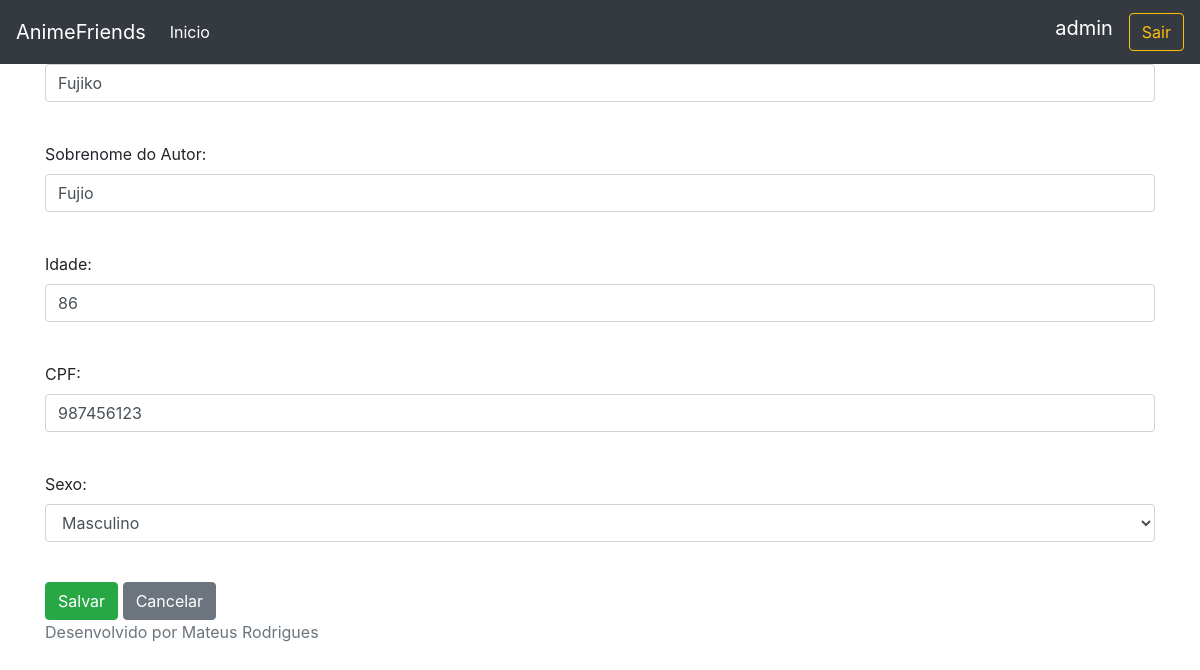
The app's page /autor/editar/3/ (signed in) with its own data.
### api/models.py (models this page shows, shortened)
class Autor(models.Model):
    nome= models.CharField(max_length=255)
    sobrenome= models.CharField(max_length=255)
    idade= models.IntegerField()
    sexo= models.CharField(max_length=10)
    cpf= models.CharField(max_length=15)
    class Meta:
        ordering= ['nome','sobrenome']
        verbose_name= 'autor'

### api/views.py (the view)
# urls.py: path('autor/editar/<int:id>/',editarAutor,name='editar_autor'),
@login_required
def editarAutor(request,id):
    autor= Autor.objects.get(pk=id)
    return render(request,'adicionarAutor.html',context={'autor':autor})

### api/templates/adicionarAutor.html (shortened to what this page needs)
{% extends 'base.html' %}
{% block conteudo %}
<mat-card>
    <mat-card-header><h5 class="text-center">Dados do Autor</h5></mat-card-header>
</mat-card>
<form action="/autor/salvar" method="post">
    <div class='form-group'>
        <label>Nome do Autor:</label>
        <input  class ='form-control' id = 'nome' name='nome' type="text" placeholder="Nome:" value='{{autor.nome}}' required></input>
    </div>
    <br/>
    <div class='form-group'>
        <label>Sobrenome do Autor:</label>
        <input  class ='form-control' id = 'sobrenome' name='sobrenome' type="text" placeholder="Sobrenome:" value='{{autor.sobrenome}}' required></input>
    </div>
    <br/>
    <div class='form-group'>
        <label>Idade:</label>
        <input  class ='form-control' id = 'idade' name='idade' type="text" placeholder="Idade:" value='{{autor.idade}}' required></input>
    </div>
    <br/>
    <div class='form-group'>
        <label>CPF:</label>
        <input  class ='form-control' id = 'cpf' name='cpf' type="text" placeholder="Sem pontos e hifens" value='{{autor.cpf}}' required></input>
    </div>
    <br/>
    <div class='form-group'>
        <label for="sexo">Sexo:</label>
        <select class= 'form-control' id = 'sexo' name='sexo' placeholder="Sexo:" value='{{autor.sexo}}'>
            <option value="Masculino">Masculino</option>
        </select>
    </div>
    <br/>
    <button type="submit" class="btn btn-success" role="button">Salvar</button>
    <a href="/autor" class="btn btn-secondary"> Cancelar</a>
</form>
{% endblock %}

### api/templates/base.html (shortened to what this page needs)
<!doctype html>
<html lang="pt">
  <head>
    <link rel="stylesheet" href="https://maxcdn.bootstrapcdn.com/bootstrap/4.0.0/css/bootstrap.min.css">
    <link rel="stylesheet" href="https://getbootstrap.com/docs/4.0/examples/sticky-footer-navbar/sticky-footer-navbar.css" />
  </head>
  <body>
    <header>
      <nav class="navbar navbar-expand-md navbar-dark fixed-top bg-dark">
        <a class="navbar-brand" href="#">
          AnimeFriends
        </a>
        <div class="collapse navbar-collapse" id="navbarCollapse">
          <ul class="navbar-nav mr-auto">
            <li class="nav-item">
              <a class="nav-link" href="/index"><font color='#fff'>Inicio</font></a>
            </li>
            </ul>
            <label class="navbar-brand">{{request.user}}</label>
	          <a class="btn btn-outline-warning my-2 my-sm-0" href="/">Sair</a>
        </div>
      </nav>
    </header>
    <main role="main" class="container">
        {% block conteudo %}
        {% endblock %}
    </main>
    <footer class="footer">
      <div class="container">
        <span class="text-muted">Desenvolvido por Mateus Rodrigues</span>
      </div>
    </footer>
  </body>
</html>

### records on screen
Autor: nome "Fujiko", sobrenome "Fujio", idade "86", cpf "987456123", sexo "Masculino"

### other values on screen
{{ request.user }} "admin"
